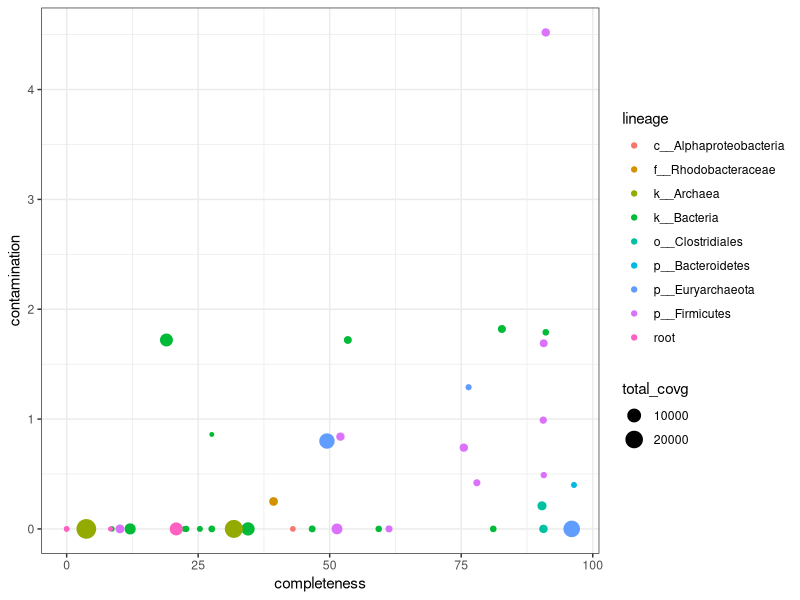

The R source for this figure:
library(tidyverse)
library(ggpubr)

depth_file <- read_tsv("results/preliminary_binning/r2-nanopore-assembly-v1-depth.txt")

bins_contigs_file <- read_tsv("results/preliminary_binning/scaffolds-to-bins.tsv", col_names = FALSE)
colnames(bins_contigs_file) <- c("genomeName", "contigName")

checkm_results <- read_tsv("results/preliminary_binning/all-bins-checkm-parsed.tsv", col_names=FALSE)
colnames(checkm_results) <- c("genomeName", "lineage", "completeness", "contamination", "heterogeneity")

bins_depth_table <- left_join(bins_contigs_file, depth_file)

avg_depth <- bins_depth_table %>% 
  select(genomeName, contigName, contigLen, R2Sept2020.sorted.bam) %>% 
  group_by(genomeName) %>% 
  summarise(totalLen = sum(contigLen), total_covg = sum(R2Sept2020.sorted.bam), rel_abundance = mean(R2Sept2020.sorted.bam)) %>%
  arrange(desc(totalLen))

avg_depth_info <- left_join(checkm_results, avg_depth)

avg_depth_info %>% ggplot(aes(x=completeness, y=contamination)) + 
  geom_point(aes(size=total_covg, color=lineage)) +
  theme_bw()
